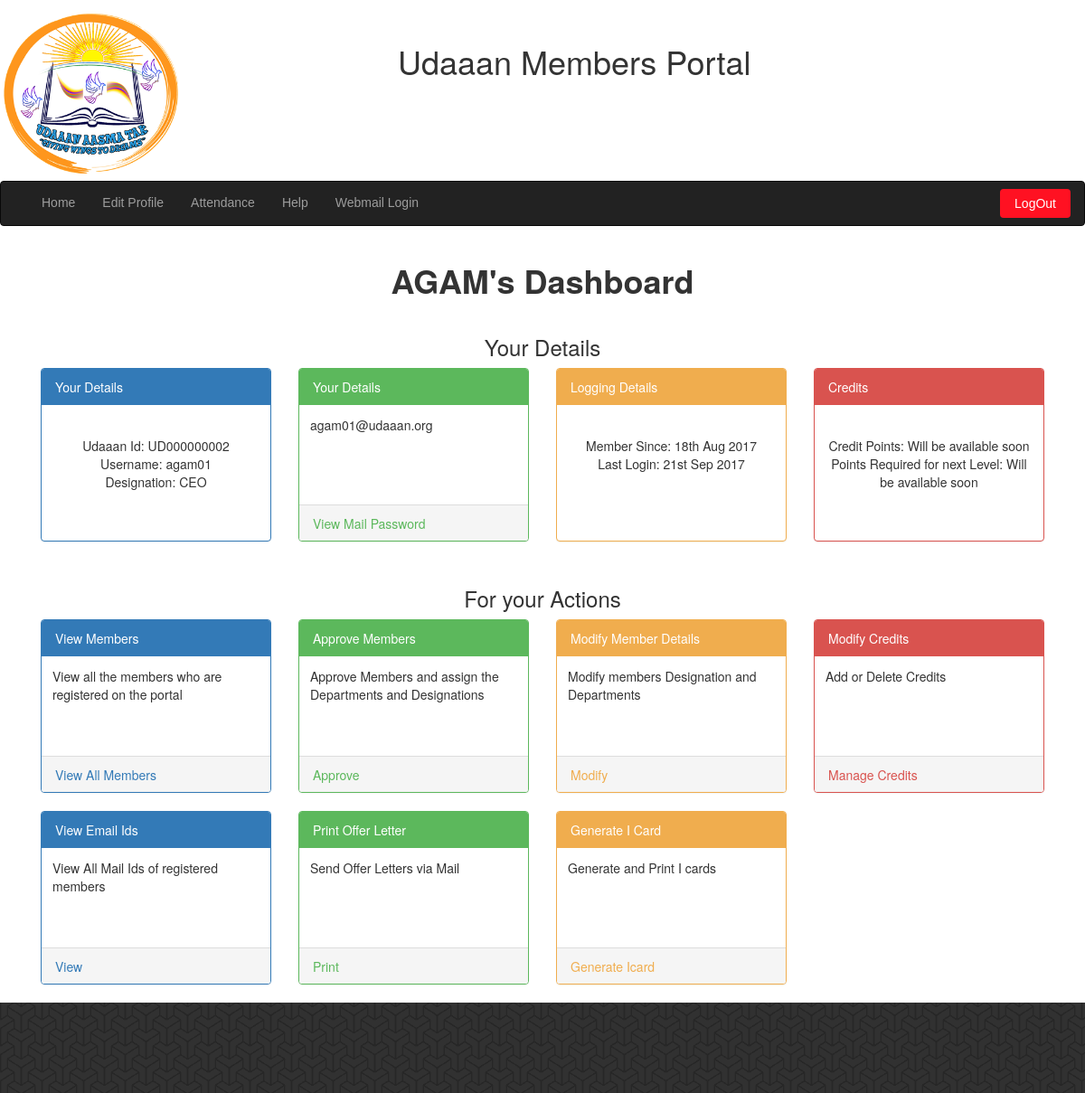
The app's page /profile/index.php (signed in) with its own data.
### tables this page shows
CREATE TABLE `user_master` (
  `username` varchar(30) NOT NULL,
  `fname` varchar(40) NOT NULL,
  `mname` varchar(40) NOT NULL,
  `lname` varchar(40) NOT NULL,
  `gender` enum('Male','Female','Other') NOT NULL,
  `dob` date NOT NULL,
  `father_name` varchar(100) NOT NULL DEFAULT 'Father''s Name',
  `mother_name` varchar(100) NOT NULL DEFAULT 'Mother''s Name',
  `department_id` tinyint(1) DEFAULT '1',
  `designation_id` tinyint(1) DEFAULT '1',
  `pic_name` varchar(38) NOT NULL,
  `address1` varchar(255) NOT NULL,
  `address2` varchar(255) NOT NULL,
  `city` varchar(40) NOT NULL,
  `state` varchar(40) NOT NULL,
  `pincode` varchar(10) NOT NULL,
  `country` varchar(30) NOT NULL,
  `fcheck` tinyint(1) NOT NULL DEFAULT '0' COMMENT 'To check if user has entered profile details once or not. 0 for first time'
);

CREATE TABLE `registered_members` (
  `uid` int(4) NOT NULL COMMENT 'User Id for Members',
  `username` varchar(30) NOT NULL,
  `password` varchar(33) NOT NULL,
  `mobile` varchar(10) NOT NULL,
  `email` varchar(60) NOT NULL,
  `failed_attempts` char(1) NOT NULL DEFAULT '0',
  `active` tinyint(1) NOT NULL DEFAULT '1',
  `join_date` datetime NOT NULL,
  `last_login` timestamp NOT NULL DEFAULT CURRENT_TIMESTAMP ON UPDATE CURRENT_TIMESTAMP,
  `approved_by` varchar(30) NOT NULL
);

CREATE TABLE `designation_master` (
  `designation_id` tinyint(1) NOT NULL,
  `designation` varchar(40) NOT NULL,
  `org_level` tinyint(1) NOT NULL
);

CREATE TABLE `additional` (
  `uid` int(4) NOT NULL,
  `email_id` varchar(60) NOT NULL,
  `pwd` varchar(33) NOT NULL
);

### includes/accessControl.php (called while the page is built, shortened)
<?php
$login_location = "location: ".$root."profile/login.php";
$dataFillingLocation = "location: ".$root."profile/edit_profile.php";
$approvalRequiredLocation = "location: ".$root."profile/approval_required.php";
$activationRequiredLocation = "location: ".$root."profile/activation_required.php";
$file_name = get_file_name($_SERVER['REQUEST_URI']);
if(isset($_COOKIE['u']) || isset($_COOKIE['ud_cookie'])){
    $uname = isset($_POST['username']) ? $_POST['username'] : $_SESSION['username'];
      $pwd = isset($_POST['password']) ? $_POST['password'] : $_SESSION['password'];
    if(!isset($uname)){
        setcookie('u','', time()-3600);
        setcookie('ud_cookie','',time()-3600);
        header($login_location);
        exit;
    }else{
        $creds_check_temp = "SELECT * FROM temp_members WHERE username='$uname' AND password='$pwd';";
        $creds_check_registered = "SELECT * FROM registered_members WHERE username='$uname' AND password='$pwd';";
        if(get_num_rows($creds_check_temp)==1){
            $data_from_temp = get_data_from_table($creds_check_temp);
            $activated = $data_from_temp['activated'];
            $first_login = $data_from_temp['first_login'];
            if($activated==0 && $file_name=="activation_required.php"){
                $username = $uname;
                $password = $pwd;
            }else if($activated==0 && $file_name!="activation_required.php"){
                header($activationRequiredLocation);
            }else if($activated==1 && $file_name!="approval_required.php"){
                header($approvalRequiredLocation);
            }
        }else if(get_num_rows($creds_check_registered)==1){
            $result = mysqli_query($connect, $creds_check_registered);
            if(mysqli_num_rows($result) == 0){
                unset($_SESSION['uname']);
                unset($_SESSION['password']);
                setcookie('u','', time()-3600);
                setcookie('ud_cookie','',time()-3600);
                echo "Access Denied. Go to <a href = '../profile/login.php'>login</a>";
                exit;
            }elseif (mysqli_num_rows($result) == 1) {
                $mem_data_query = "SELECT * FROM user_master WHERE username='$uname';";
                $mem_data = get_data_from_table($mem_data_query);
                if(!$mem_data['fcheck'] && $file_name!="edit_profile.php"){
                    header($dataFillingLocation);
                }else{
                    $mem_registered = get_data_from_table("SELECT * FROM registered_members WHERE username = '$uname';");
                    if($mem_data){
                        $mem_uid = $mem_registered['uid'];
                        $udaaan_id = conv_to_udaaanId($mem_uid);
                        $mem_fname = $mem_data['fname'];
                        $mem_des = $mem_data['designation_id'];
                        $des_res = get_data_from_table("SELECT * FROM designation_master WHERE designation_id='$mem_des';");
                        $mem_designation = $des_res['designation'];
                        $org_data = mysqli_query($connect,"SELECT * FROM designation_master WHERE designation='$mem_designation';");
                        $mem_org = mysqli_fetch_assoc($org_data);
                        $mem_org_level = $mem_org['org_level'];
                    }
                    else{
                        echo "User Not Found. Contact Admin";
                    }
                }
            }else{
            }
        }else{
            echo "<h1>Access Denied</h1>";
            header('Refresh:5; url=logout.php');
        }
    }
}else{
    setcookie('u','', time()-3600);
    header($login_location);
    echo "You are not logged in. Please Login<br/><a href = '../profile/login.php'>login</a>";
    exit;
}

### others/functions.php (called while the page is built, shortened)
<?php
function conv_to_udaaanId($userId){
    $max_length = 11;
    $required_zeros = $max_length-2-strlen($userId);
    $zeros = str_repeat('0', $required_zeros);
    $udaaan_id = 'UD'.$zeros.$userId;
    return $udaaan_id;
}
function get_data_from_table($query){
    global $connect;
    $result = mysqli_query($connect, $query);
    if($result){
        $data = mysqli_fetch_assoc($result);
        return $data;
    }
}

### profile/index.php (the view, shortened to what this page needs)
<?php
$root = '../';
include $root.'others/connect.php';
include $root.'others/functions.php';
include $root.'includes/accessControl.php';
$page_heading = "<b>".strtoupper($mem_fname)."'s Dashboard</b>";
include $root.'includes/header.php';
$mailQuery = "SELECT * FROM additional WHERE uid='$mem_uid'";
$udaaan_mail = get_data_from_table($mailQuery);
$u_mail_id = $udaaan_mail['email_id'];
?>
<div class="container-fluid">
    <div class="row dashboard_parent">
        <header class="text-center">
            <h3>Your Details</h3>
        </header>
        <div class="col-md-3 col-xs-6 dashboard" style="">
            <div class="panel panel-style">
                <div class="panel-heading">Your Details</div>
                <div class="panel-body no-footer">
                    Udaaan Id: <?=$udaaan_id;?><br>
                    Username: <?=$uname;?><br>
                    Designation: <?=$mem_designation;?>
                </div>
            </div>
        </div>
        <div class="col-md-3 col-xs-6 dashboard" style="">
            <div class="panel panel-style">
                <div class="panel-heading">Your Details</div>
                <div class="panel-body with-footer">
                    <?php
                        if($udaaan_mail){
                            echo $u_mail_id;
                        }else{
                            echo 'Sorry you have not been assigned any email id yet. If your account was approved two days before, please send a mail to admin@udaaan.org';
                        }
                    ?>
                </div>
                <div class="panel-footer">
                    <?php
                        if($udaaan_mail){
                            echo '<a href="profile/action.php?action=view_pwd" class="">View Mail Password</a>';
                        }else{
                            echo '<a href="profile/action.php?action=req_mail" class="">Send Mail</a>';
                        }
                    ?>
                </div>
            </div>
        </div>
        <div class="col-md-3 col-xs-6 dashboard" style="">
            <div class="panel panel-style">
                <div class="panel-heading">Logging Details</div>
                <div class="panel-body no-footer">
                    <?php
                        echo "Member Since: ";
                        $join_date = substr($mem_registered['join_date'],0,10);
                        $date = new DateTime($join_date);
                        $joined = $date->format("jS M Y");
                        echo $joined;
                        echo "<br>";
                        echo "Last Login: ";
                        $last_login = substr($mem_registered['last_login'],0,10);
                        $date = new DateTime($last_login);
                        $last = $date->format("jS M Y");
                        echo $last;
                    ?>
                </div>
            </div>
        </div>
        <div class="col-md-3 col-xs-6 dashboard" style="">
            <div class="panel panel-style">
                <div class="panel-heading">Credits</div>
                <div class="panel-body no-footer">
                    Credit Points: Will be available soon
                    <br>
                    Points Required for next Level: Will be available soon
                </div>
            </div>
        </div>
    </div>
<?php
if($mem_org_level){
echo '<div class="row dashboard_parent" style="">
        <header class="text-center">
            <h3>For your Actions</h3>
        </header>';
        if($mem_org_level<4){
            echo '<div class="col-md-3 col-xs-6 dashboard" style="">
                        <div class="panel panel-style">
                            <div class="panel-heading">View Members</div>
                            <div class="panel-body with-footer">
                                View all the members who are registered on the portal
                            </div>
                            <div class="panel-footer">
                                <a href="profile/action.php?action=viewall" class="">View All Members</a>
                                <span><i class="fa fa-arrow-circle-right"></i></span>
                            </div>
                        </div>
                    </div>';
            if($mem_org_level<3){
                echo '<div class="col-md-3 col-xs-6 dashboard" style="">
                        <div class="panel panel-style">
                            <div class="panel-heading">Approve Members</div>
                            <div class="panel-body with-footer">
                                Approve Members and assign the Departments and Designations
                            </div>
                            <div class="panel-footer">
                                <a href="profile/action.php?action=approval" class="">Approve</a>
                            </div>
                        </div>
                    </div>';
                echo '<div class="col-md-3 col-xs-6 dashboard" style="">
                    <div class="panel panel-style">
                        <div class="panel-heading">Modify Member Details</div>
                        <div class="panel-body with-footer">
                            Modify members Designation and Departments
                        </div>
                        <div class="panel-footer">
                            <a href="profile/action.php?action=modify" class="">Modify</a>
                        </div>
                    </div>
                </div>';
                echo '<div class="col-md-3 col-xs-6 dashboard" style="">
                    <div class="panel panel-style">
                        <div class="panel-heading">Modify Credits</div>
                        <div class="panel-body with-footer">
                            Add or Delete Credits
                        </div>
                        <div class="panel-footer">
                            <a href="profile/action.php?action=manage_credits" class="">Manage Credits</a>
                        </div>
                    </div>
                </div>';
                echo '<div class="col-md-3 col-xs-6 dashboard" style="">
                    <div class="panel panel-style">
                        <div class="panel-heading">View Email Ids</div>
                        <div class="panel-body with-footer">
                            View All Mail Ids of registered members
                        </div>
                        <div class="panel-footer">
                            <a href="profile/action.php?action=view_email_ids" class="">View</a>
                        </div>
                    </div>
                </div>';
                if($mem_org_level<2){
                    echo '<div class="col-md-3 col-xs-6 dashboard" style="">
                        <div class="panel panel-style">
                            <div class="panel-heading">Print Offer Letter</div>
                            <div class="panel-body with-footer">
                                Send Offer Letters via Mail
                            </div>
                            <div class="panel-footer">
                                <a href="profile/ajax/sendOffer.php" class="">Print</a>
                            </div>
                        </div>
                    </div>';
                    echo '<div class="col-md-3 col-xs-6 dashboard" style="">
                        <div class="panel panel-style">
                            <div class="panel-heading">Generate I Card</div>
                            <div class="panel-body with-footer">
                                Generate and Print I cards
                            </div>
                            <div class="panel-footer">
                                <a href="profile/icard/">Generate Icard</a>
                            </div>
                        </div>
                    </div>';
                }
            }
        }
    echo "</div>
        </div>";
}else{
    echo "Error in retrieving Your Profile. Please contact admin.";
    header("location: edit_profile.php");
}
include $root.'includes/footer.php';
?>

### css/style.css (style rules this page uses)
body { margin: 0px; padding: 0px; }
.row { margin-top: 10px; }
.dashboard_parent div:nth-of-type(4n+1) .panel-style { border-color: #337ab7; }
.dashboard_parent div:nth-of-type(4n+1) .panel-style .panel-heading { background: #337ab7; color: #fff; }
.dashboard_parent div:nth-of-type(4n+1) .panel-style .panel-footer a { color: #337ab7; }
.dashboard_parent div:nth-of-type(4n+2) .panel-style { border-color: #5cb85c; }
.dashboard_parent div:nth-of-type(4n+2) .panel-style .panel-heading { background: #5cb85c; color: #fff; }
.dashboard_parent div:nth-of-type(4n+2) .panel-style .panel-footer a { color: #5cb85c; }
.dashboard_parent div:nth-of-type(4n+3) .panel-style { border-color: #f0ad4e; }
.dashboard_parent div:nth-of-type(4n+3) .panel-style .panel-heading { background: #f0ad4e; color: #fff; }
.dashboard_parent div:nth-of-type(4n+3) .panel-style .panel-footer a { color: #f0ad4e; }
.dashboard_parent div:nth-of-type(4n+4) .panel-style { border-color: #d9534f; }
.dashboard_parent div:nth-of-type(4n+4) .panel-style .panel-heading { background: #d9534f; color: #fff; }
.dashboard_parent div:nth-of-type(4n+4) .panel-style .panel-footer a { color: #d9534f; }
.panel-heading { height: 40px; }
.no-footer { height:150px; text-align: center; padding-top: 14%; }
.with-footer { height: 110px; padding: 12px; }
.panel-footer { height: 40px; }

### includes/header.php (style rules this page uses)
a { cursor: pointer; }

### records on screen
user_master: fname "AGAM"
registered_members: uid "UD000000002", join_date "18th Aug 2017", last_login "21st Sep 2017"
designation_master: designation "CEO"
additional: email "agam01@udaaan.org"

### other values on screen
$uname "agam01"
